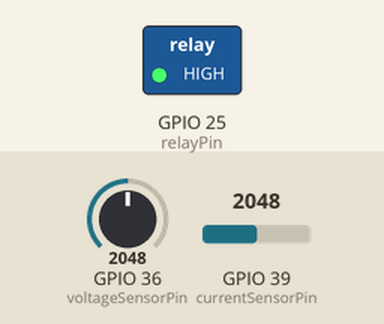
This sketch was run on a simulated ESP32. Shown: switched loads named in the sketch (green lamp = pin HIGH). Inputs (shaded band) come from the test bench; at power-on: GPIO 36 (voltageSensorPin) = 2048, GPIO 39 (currentSensorPin) = 2048. What the sketch prints to the serial monitor is not drawn.

Above: at 2.5 s.
At 7.5 s:
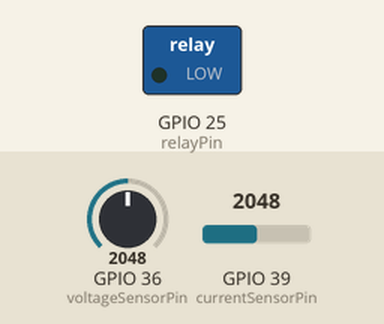
Timing chart, 0 to 13.0 s (numbered marks = the images above):
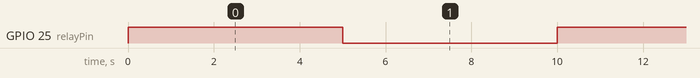

The sketch:

esp32_fullCkt_vc_test.ino
```cpp
// Pin Definitions
const int voltageSensorPin = 36;  // ZMPT101B sensor (Voltage)
const int currentSensorPin = 39;  // ACS712 sensor (Current)
const int relayPin = 25;          // Relay to control the bulb

int counter = 1;

// Calibration Constants (Adjust as needed)
const float VREF = 3.3;  // ESP32 ADC Reference Voltage
const int ADC_MAX = 4095; // ESP32 ADC Resolution
const float ACS712_SENSITIVITY = 0.185; // ACS712 5A version (change if using 20A or 30A)

// Offset values (These may need calibration)
float voltageOffset = 1.65;  // ZMPT101B outputs ~1.65V at 0V AC
float currentOffset = 2.5;   // ACS712 outputs ~2.5V at 0A current

void setup() {
    Serial.begin(115200);

    // Configure relay as output
    pinMode(relayPin, OUTPUT);
    digitalWrite(relayPin, LOW); // Start with relay OFF
}

void loop() {
    // Read raw ADC values
    int rawVoltage = analogRead(voltageSensorPin);
    int rawCurrent = analogRead(currentSensorPin);

    // Convert to voltage (ADC to real voltage)
    float sensorVoltage = (rawVoltage * VREF) / ADC_MAX;
    float sensorCurrent = (rawCurrent * VREF) / ADC_MAX;

    // Convert to actual values
    float voltage = (sensorVoltage - voltageOffset) * (230.0 / 2.5); // Adjust scaling
    float current = (sensorCurrent - currentOffset) / ACS712_SENSITIVITY;

    // Print values to Serial Monitor
    Serial.print("Loop No: ");
    Serial.println(counter);
    Serial.print("Voltage Sensor: ");
    Serial.print(voltage, 2);
    Serial.print(" V | Current Sensor: ");
    Serial.print(current, 2);
    Serial.println(" A");

    counter++;

    // Toggle Relay Every 5 Seconds
    digitalWrite(relayPin, HIGH); // Turn ON
    delay(5000);
    digitalWrite(relayPin, LOW);  // Turn OFF
    delay(5000);
}
```

Measured:
- by itself, GPIO 25 (relayPin): alternates HIGH for 5.0 s and LOW for 5.0 s
